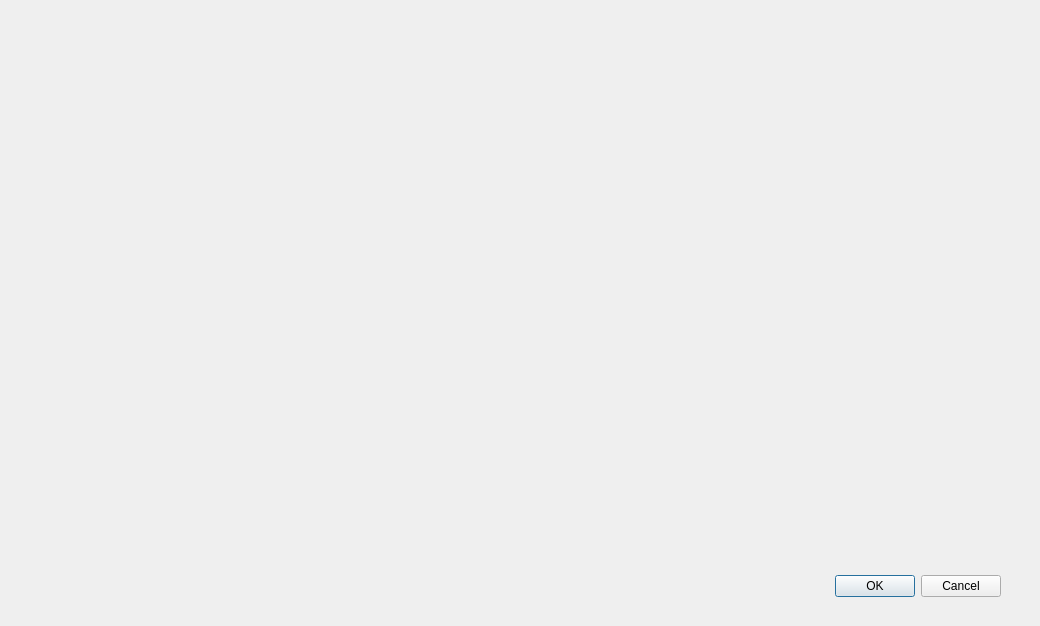
<?xml version="1.0" encoding="UTF-8"?>
<ui version="4.0">
 <class>Show_Components</class>
 <widget class="QDialog" name="Show_Components">
  <property name="geometry">
   <rect>
    <x>0</x>
    <y>0</y>
    <width>1040</width>
    <height>626</height>
   </rect>
  </property>
  <property name="windowTitle">
   <string>Components</string>
  </property>
  <widget class="QDialogButtonBox" name="buttonBox">
   <property name="geometry">
    <rect>
     <x>660</x>
     <y>570</y>
     <width>341</width>
     <height>32</height>
    </rect>
   </property>
   <property name="orientation">
    <enum>Qt::Horizontal</enum>
   </property>
   <property name="standardButtons">
    <set>QDialogButtonBox::Cancel|QDialogButtonBox::Ok</set>
   </property>
  </widget>
 </widget>
 <resources/>
 <connections>
  <connection>
   <sender>buttonBox</sender>
   <signal>accepted()</signal>
   <receiver>Show_Components</receiver>
   <slot>accept()</slot>
   <hints>
    <hint type="sourcelabel">
     <x>248</x>
     <y>254</y>
    </hint>
    <hint type="destinationlabel">
     <x>157</x>
     <y>274</y>
    </hint>
   </hints>
  </connection>
  <connection>
   <sender>buttonBox</sender>
   <signal>rejected()</signal>
   <receiver>Show_Components</receiver>
   <slot>reject()</slot>
   <hints>
    <hint type="sourcelabel">
     <x>316</x>
     <y>260</y>
    </hint>
    <hint type="destinationlabel">
     <x>286</x>
     <y>274</y>
    </hint>
   </hints>
  </connection>
 </connections>
</ui>
